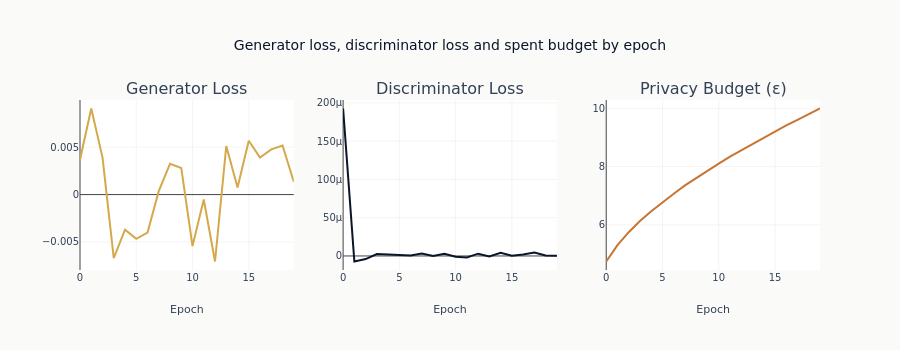

The notebook cell saved with this chart:
### Markdown cell above
## 9. Visualize Training and Results

### Code cell
# Training curves with privacy tracking
fig = make_subplots(
    rows=1, cols=3, subplot_titles=["Generator Loss", "Discriminator Loss", "Privacy Budget (ε)"]
)

fig.add_trace(
    go.Scatter(y=history["g_loss"], mode="lines", name="G Loss", line_color=COLORS["amber"]),
    row=1,
    col=1,
)
fig.add_trace(
    go.Scatter(y=history["d_loss"], mode="lines", name="D Loss", line_color=COLORS["blue"]),
    row=1,
    col=2,
)
fig.add_trace(
    go.Scatter(y=history["epsilon"], mode="lines", name="ε spent", line_color=COLORS["copper"]),
    row=1,
    col=3,
)

fig.update_xaxes(title_text="Epoch")
fig.update_layout(
    title="Generator loss, discriminator loss and spent budget by epoch",
    height=350,
    showlegend=False,
    template="ml4t",
)
show_plotly_with_alt(
    fig,
    "Three panels against epoch. Generator loss swings up and down across zero for the "
    "whole run without settling. Discriminator loss drops from its starting value "
    "within the first epoch and stays flat near zero after that. The spent privacy "
    "budget climbs across the whole run, steeply at first and then more gently, "
    "reaching its target at the last epoch.",
)

### Figure 1 — Plotly figure (JSON) as saved in the notebook; plotly's stock layout.template omitted (floating-point values rounded to 4 significant figures)
{"data": [{"line": {"color": "#D4A84B"}, "mode": "lines", "name": "G Loss", "type": "scatter", "xaxis": "x", "y": [0.003679, 0.009082, 0.00393, -0.006709, -0.0037, -0.004665, -0.004002, 0.0003626, 0.003246, 0.002794, -0.005434, -0.0005195, -0.00706, 0.005128, 0.0007403, 0.005679, 0.003904, 0.004767, 0.005183, 0.001354], "yaxis": "y"}, {"line": {"color": "#0a1628"}, "mode": "lines", "name": "D Loss", "type": "scatter", "xaxis": "x2", "y": [0.0001926, -7.237e-06, -4.083e-06, 2.49e-06, 1.793e-06, 1.091e-06, 6.094e-07, 3.207e-06, 1.109e-07, 2.894e-06, -9.265e-07, -1.911e-06, 2.994e-06, -6.917e-07, 3.99e-06, 2.16e-07, 1.781e-06, 4.445e-06, 6.187e-07, 1.801e-07], "yaxis": "y2"}, {"line": {"color": "#C87533"}, "mode": "lines", "name": "ε spent", "type": "scatter", "xaxis": "x3", "y": [4.74, 5.304, 5.748, 6.134, 6.467, 6.784, 7.069, 7.354, 7.609, 7.857, 8.104, 8.341, 8.559, 8.777, 8.995, 9.213, 9.413, 9.607, 9.802, 9.996], "yaxis": "y3"}], "layout": {"annotations": [{"font": {"size": 16}, "showarrow": false, "text": "Generator Loss", "x": 0.1444, "xanchor": "center", "xref": "paper", "y": 1.0, "yanchor": "bottom", "yref": "paper"}, {"font": {"size": 16}, "showarrow": false, "text": "Discriminator Loss", "x": 0.5, "xanchor": "center", "xref": "paper", "y": 1.0, "yanchor": "bottom", "yref": "paper"}, {"font": {"size": 16}, "showarrow": false, "text": "Privacy Budget (ε)", "x": 0.8556, "xanchor": "center", "xref": "paper", "y": 1.0, "yanchor": "bottom", "yref": "paper"}], "height": 350, "showlegend": false, "title": {"text": "Generator loss, discriminator loss and spent budget by epoch"}, "xaxis": {"anchor": "y", "domain": [0.0, 0.2889], "title": {"text": "Epoch"}}, "xaxis2": {"anchor": "y2", "domain": [0.3556, 0.6444], "title": {"text": "Epoch"}}, "xaxis3": {"anchor": "y3", "domain": [0.7111, 1.0], "title": {"text": "Epoch"}}, "yaxis": {"anchor": "x", "domain": [0.0, 1.0]}, "yaxis2": {"anchor": "x2", "domain": [0.0, 1.0]}, "yaxis3": {"anchor": "x3", "domain": [0.0, 1.0]}}}
